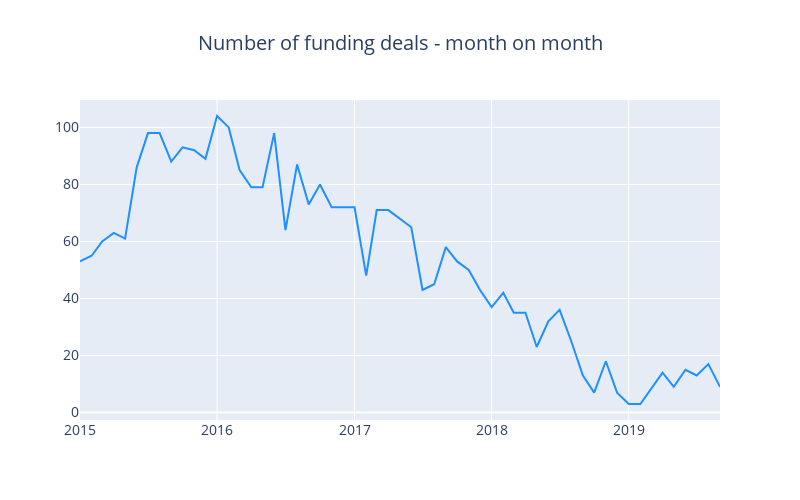

This figure's notebook cell:
### Markdown cell above
* Years 2015 & 2016 has got more number of fundings compared to the recent years
* We can see a clear decling trend in the number of funding deals from 2016. Not sure of the exact reason. One thing could be that not all the funding deals are captured in the recent days.

### Code cell
import datetime
df["yearmonth"] = pd.to_datetime(df['Date'],format='%d/%m/%Y').apply(lambda x: datetime.date(x.year,x.month,1))

cnt_srs = df["yearmonth"].value_counts()
cnt_srs = cnt_srs.sort_index()
trace = go.Scatter(
    x=cnt_srs.index.astype(str),
    y=cnt_srs.values,
    marker=dict(
        color="#1E90FF",
    ),
)

layout = go.Layout(
    title=go.layout.Title(
        text="Number of funding deals - month on month",
        x=0.5
    ),
    font=dict(size=14),
    width=800,
    height=500,
)

data = [trace]
fig = go.Figure(data=data, layout=layout)
py.iplot(fig, filename="funding")

### Figure 1 — Plotly figure (JSON) as saved in the notebook; plotly's stock layout.template omitted (floating-point values rounded to 4 significant figures)
{"data": [{"marker": {"color": "#1E90FF"}, "type": "scatter", "x": ["2015-01-01", "2015-02-01", "2015-03-01", "2015-04-01", "2015-05-01", "2015-06-01", "2015-07-01", "2015-08-01", "2015-09-01", "2015-10-01", "2015-11-01", "2015-12-01", "2016-01-01", "2016-02-01", "2016-03-01", "2016-04-01", "2016-05-01", "2016-06-01", "2016-07-01", "2016-08-01", "2016-09-01", "2016-10-01", "2016-11-01", "2016-12-01", "2017-01-01", "2017-02-01", "2017-03-01", "2017-04-01", "2017-05-01", "2017-06-01", "2017-07-01", "2017-08-01", "2017-09-01", "2017-10-01", "2017-11-01", "2017-12-01", "2018-01-01", "2018-02-01", "2018-03-01", "2018-04-01", "2018-05-01", "2018-06-01", "2018-07-01", "2018-08-01", "2018-09-01", "2018-10-01", "2018-11-01", "2018-12-01", "2019-01-01", "2019-02-01", "2019-04-01", "2019-05-01", "2019-06-01", "2019-07-01", "2019-08-01", "2019-09-01"], "y": [53, 55, 60, 63, 61, 86, 98, 98, 88, 93, 92, 89, 104, 100, 85, 79, 79, 98, 64, 87, 73, 80, 72, 72, 72, 48, 71, 71, 68, 65, 43, 45, 58, 53, 50, 43, 37, 42, 35, 35, 23, 32, 36, 25, 13, 7, 18, 7, 3, 3, 14, 9, 15, 13, 17, 9]}], "layout": {"font": {"size": 14}, "height": 500, "title": {"text": "Number of funding deals - month on month", "x": 0.5}, "width": 800}}
